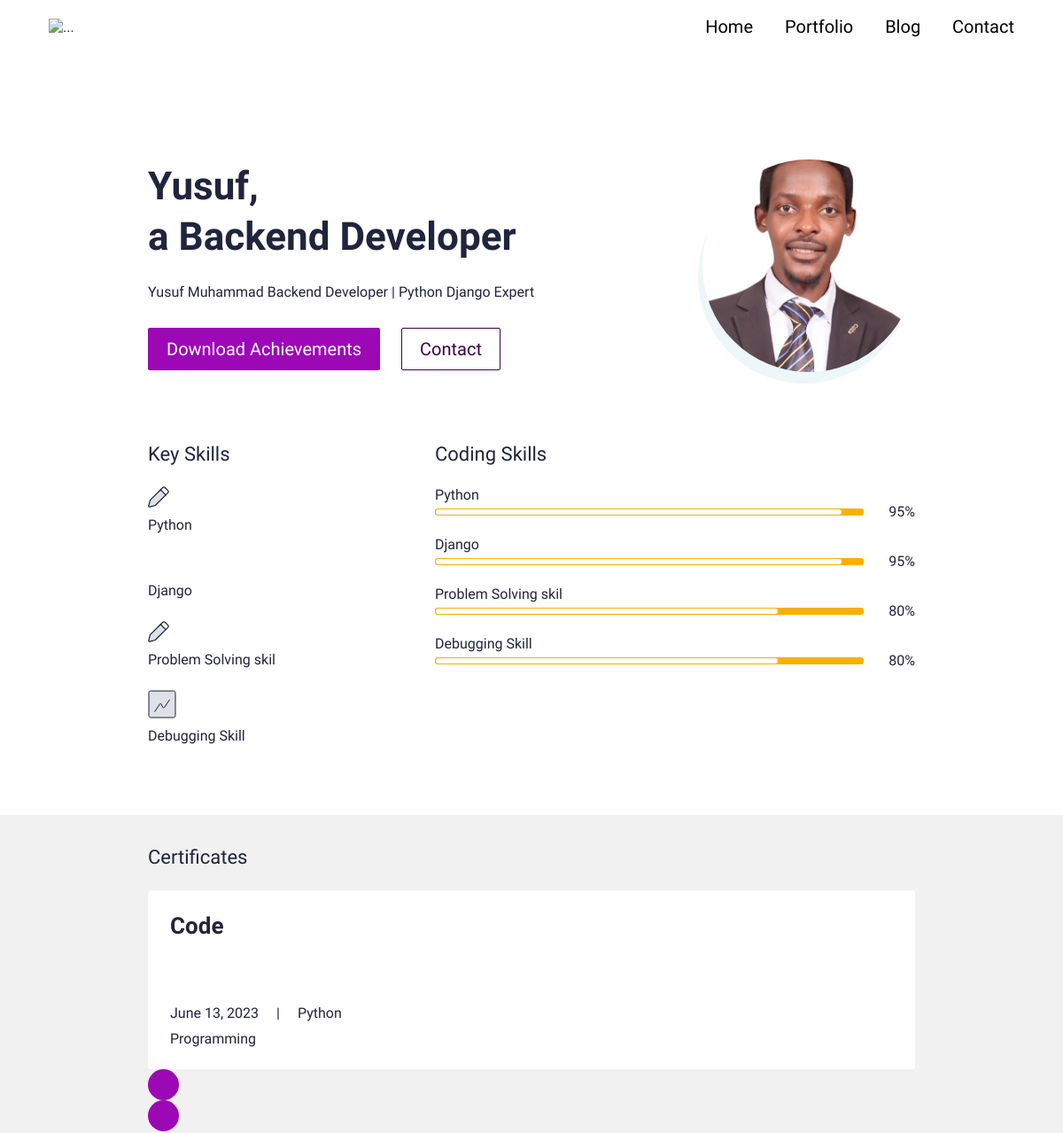
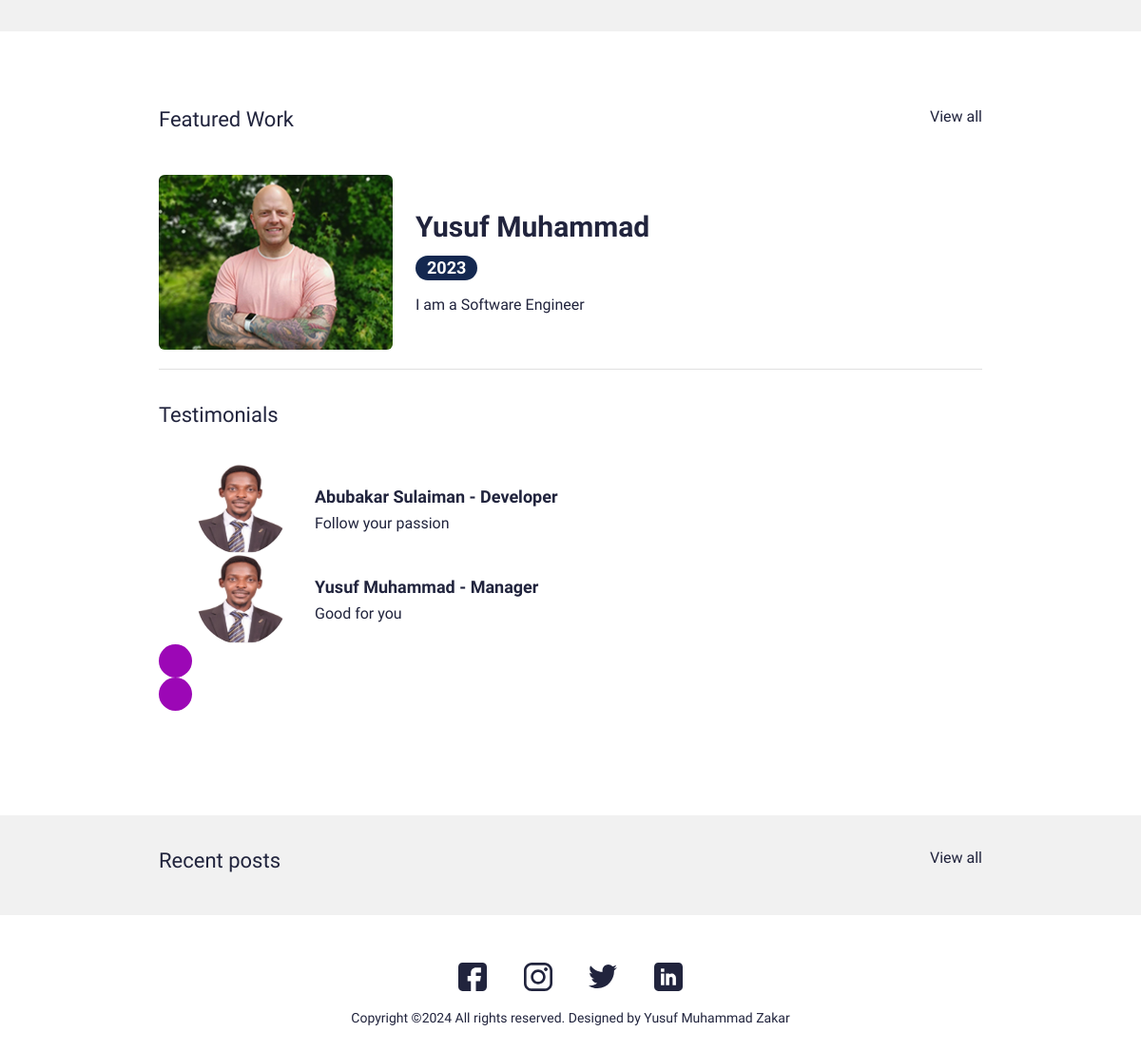
The page / on the database its author committed (2 pictures, top to bottom).
### main/models.py (models this page shows, shortened)
class UserProfile(models.Model):
    class Meta:
        verbose_name_plural = 'User Profiles'
        verbose_name = 'User Profile'
    user = models.OneToOneField(User, on_delete=models.CASCADE)
    avatar = models.ImageField(blank=True, null=True, upload_to="avatar")
    title = models.CharField(max_length=200, blank=True, null=True)
    bio = models.TextField(blank=True, null=True)
    skills = models.ManyToManyField(Skill, blank=True)
    cv = models.FileField(blank=True, null=True, upload_to="cv")

class Skill(models.Model):
    class Meta:
        verbose_name_plural = 'Skills'
        verbose_name = 'Skill'
    name = models.CharField(max_length=20, blank=True, null=True)
    score = models.IntegerField(default=80, blank=True, null=True)
    image = models.FileField(blank=True, null=True, upload_to="skills")
    is_key_skill = models.BooleanField(default=False)

class Certificate(models.Model):
    class Meta:
        verbose_name_plural = 'Certificates'
        verbose_name = 'Certificate'
    date = models.DateTimeField(blank=True, null=True)
    name = models.CharField(max_length=50, blank=True, null=True)
    title = models.CharField(max_length=200, blank=True, null=True)
    description = models.CharField(max_length=500, blank=True, null=True)
    is_active = models.BooleanField(default=True)

class Portfolio(models.Model):
    class Meta:
        verbose_name_plural = 'Portfolio Profiles'
        verbose_name = 'Portfolio'
        ordering = ["name"]
    date = models.DateTimeField(blank=True, null=True)
    name = models.CharField(max_length=200, blank=True, null=True)
    description = models.CharField(max_length=500, blank=True, null=True)
    body = RichTextField(blank=True, null=True)
    image = models.ImageField(blank=True, null=True, upload_to="portfolio")
    slug = models.SlugField(null=True, blank=True)
    is_active = models.BooleanField(default=True)

class Testimonial(models.Model):
    class Meta:
        verbose_name_plural = 'Testimonials'
        verbose_name = 'Testimonial'
        ordering = ["name"]
    thumbnail = models.ImageField(blank=True, null=True, upload_to="testimonials")
    name = models.CharField(max_length=200, blank=True, null=True)
    role = models.CharField(max_length=200, blank=True, null=True)
    quote = models.CharField(max_length=500, blank=True, null=True)
    is_active = models.BooleanField(default=True)

### main/views.py (the view)
# urls.py: path('', views.IndexView.as_view(), name="home"),
class IndexView(generic.TemplateView):
	template_name = "main/index.html"
	def get_context_data(self, **kwargs):
		context = super().get_context_data(**kwargs)
		testimonials = Testimonial.objects.filter(is_active=True)
		certificates = Certificate.objects.filter(is_active=True)
		blogs = Blog.objects.filter(is_active=True)
		portfolio = Portfolio.objects.filter(is_active=True)
		context["testimonials"] = testimonials
		context["certificates"] = certificates
		context["blogs"] = blogs
		context["portfolio"] = portfolio
		return context

### resume/context_processors.py (called while the page is built)
def project_context(request):
    context = {
        'me': User.objects.first(),
    }
    return context

### main/templates/main/index.html (shortened to what this page needs)
{% extends 'main/base.html' %}
{% load static %}
{% block content %}
<section>
  <div class="bannerSection">
    <div class="container">
      <div class="row g-4 g-md-3  align-items-center">
        <div class="col-md-auto order-md-last">
          <div class="bannerUserImg">
            <img src="{{me.userprofile.avatar.url}}" alt="{{me.first_name|title}} {{me.last_name|title}} avatar">
          </div>
        </div>
        <div class="col-md">
          <div class="bannerContent">
            <h1 class="xlTitle pb-3">{{me.first_name|title}}, <br> a {{me.userprofile.title}} </br></h1>
            <p>{{me.userprofile.bio}}</p>
            <div class="bannerBtnCol">
              <div class="row">
                <div class="col-auto">
                  <a download href="{{me.userprofile.cv.url}}" class="btn btnPrimary">Download Achievements</a>
                </div>
                <div class="col-auto">
                  <a href="{% url 'main:contact' %}" class="btn btnOutline">Contact</a>
                </div>
              </div>
            </div>
          </div>
        </div>
      </div>
    </div>
  </div>
</section>
<section>
  <div class="sectionSpace pt-0">
    <div class="container">
      <div class="row">
        <div class="col-md-auto">
          <div class="keySkillCol">
            <h4 class="smTitle pb-3">Key Skills</h4>
            {% for sk in me.userprofile.skills.all %}
            {% if sk.is_key_skill %}
            <div class="keySkillCard">
              {% if sk.image %}
              <div class="ksIconCol">
                <img src="{{sk.image.url}}" alt="...">
              </div>
              {% endif %}
              <span class="ksText">{{sk.name}}</span>
            </div>
            {% endif %}
            {% endfor %}
          </div>
        </div>
        <div class="col-md">
          <h4 class="smTitle pb-3">Coding Skills</h4>
          <div class="progressCol">
            <div class="progressCard">
              {% for sk in me.userprofile.skills.all %}
              {% if sk.is_key_skill %}
              <div class="progressCol">
                <span class="progressLbl">{{sk.name}}</span>
                <div class="row g-2 align-items-center">
                  <div class="col">
                    <div class="progress progressStyle">
                      <div class="progress-bar" role="progressbar" style="width: {{sk.score}}%" aria-valuenow="{{sk.score}}" aria-valuemin="0" aria-valuemax="100"></div>
                    </div>
                  </div>
                  <div class="col-auto">
                    <span class="pLbl">{{sk.score}}%</span>
                  </div>
                </div>
              </div>
              {% endif %}
              {% endfor %}
            </div>
          </div>
        </div>
      </div>
    </div>
  </div>
</section>
<section>
  <div class="sectionSpaceSm lightBg">
    <div class="container">
      <div class="row pb-3">
        <div class="col">
          <h4 class="smText regular">Certificates</h4>
        </div>
      </div>
      <div class="sliderOuter">
        <div class="swiper certificatesSlider">
          <div class="swiper-wrapper">
            {% for c in certificates %}
            {% if c.is_active %}
            <div class="swiper-slide">
              <div class="cardStyle1">
                <h4 class="mdTitle cs1Title">
                  <a href="javascript:void(0)">{{c.title}}</a>
                </h4>
                <ul class="cardOptionCol">
                  <li>{{c.date.date}}</li>
                  <li>{{c.name|title}}</li>
                </ul>
                <p>{{c.description}}</p>
              </div>
            </div>
            {% endif %}
            {% endfor %}
          </div>
        </div>
        <div class="cert-swiper-button-next swiper-button-next swiperBtnStyle"></div>
        <div class="cert-swiper-button-prev swiper-button-prev swiperBtnStyle"></div>
      </div>
    </div>
  </div>
</section>
<section>
  <div class="sectionSpace">
    <div class="container">
      <div class="portfolioCol">
        <div class="row pb-3">
          <div class="col">
            <h4 class="smText regular">Featured Work</h4>
          </div>
          <div class="col-auto">
            <a href="{% url 'main:portfolios' %}" class="simpleLink">View all</a>
          </div>
        </div>
        {% for p in portfolio %}
        {% if p.is_active %}
        <div class="portfolioCard">
          <div class="row g-4 align-items-center">
            <div class="col-md-auto">
              <div class="portfolioImgCol">
                <a href="{% url 'main:portfolio' slug=p.slug %}"><img src="{{p.image.url}}" alt="..."></a>
              </div>
            </div>
            <div class="col-md">
              <div class="portfolioContentCol">
                <h4 class="lgTitle"><a href="{% url 'main:portfolio' slug=p.slug %}">{{p.name}}</a></h4>
                <ul class="portfolioOption">
                  <li><span class="dateLbl">{{p.date.year}}</span></li>
                </ul>
                <p>{{p.description}}</p>
              </div>
            </div>
          </div>
        </div>
        {% endif %}
        {% endfor %}
      </div>
      <div class="testimonialCol">
        <h4 class="smText regular d-block">Testimonials</h4>
        <div class="testimonialSlider">
          <div class="swiper testimonialSwiper">
            <div class="swiper-wrapper">
              {% for t in testimonials %}
              {% if t.is_active %}
              <div class="swiper-slide">
                <div class="testimonialCard">
                  <div class="row align-items-center">
                    <div class="col-sm-auto">
                      <div class="tImgCol">
                        <img src="{{t.thumbnail.url}}" alt="...">
                      </div>
                    </div>
                    <div class="col-sm">
                      <div class="tContentCol">
                        <h4 class="xsTitle bold">{{t.name}} - {{t.role}}</h4>
                        <p>{{t.quote}}</p>
                      </div>
                    </div>
                  </div>
                </div>
              </div>
              {% endif %}
              {% endfor %}
            </div>
            <div class="test-swiper-button-next swiper-button-next swiperBtnStyle"></div>
            <div class="test-swiper-button-prev swiper-button-prev swiperBtnStyle"></div>
          </div>
        </div>
      </div>
    </div>
  </div>
</section>
<section>
  <div class="sectionSpaceSm lightBg">
    <div class="container">
      <div class="row pb-3">
        <div class="col">
          <h4 class="smText regular">Recent posts</h4>
        </div>
        <div class="col-auto">
          <a href="{% url 'main:blogs' %}" class="simpleLink">View all</a>
        </div>
      </div>
    </div>
  </div>
</section>
{% endblock %}

### main/templates/main/base.html (shortened to what this page needs)
{% load static %}
<!doctype html>
<html lang="en">
  <head>
    <link href="{% static 'css/bootstrap.min.css' %}" rel="stylesheet">
    <link rel="stylesheet" href="https://unpkg.com/swiper@7.0.5/swiper-bundle.min.css">
    <link href="{% static 'css/style.css' %}" rel="stylesheet">
  </head>
  <body>
    {% include 'main/partials/nav.html' %}
    {% block content %}
    {% endblock %}
    {% include 'main/partials/footer.html' %}
  </body>
</html>

### main/templates/main/partials/nav.html (shortened to what this page needs)
{% load static %}
<header>
    <div class="headerCol">
    <div class="container-fluid">
        <div class="row align-items-center">
        <div class="col-auto">
            <div class="logoCol"><a href="{% url 'main:home' %}"><img src="{% static 'images/logo.png' %}" alt="..."></a></div>
        </div>
        <div class="col">
            <div class="navCollapseCol">
            <div class="navCol">
                <ul>
                <li><a href="{%url 'main:home'%}">Home</a></li>
                <li><a href="{%url 'main:portfolios' %}">Portfolio</a></li>
                <li><a href="{% url 'main:blogs' %}">Blog</a></li>
                <li><a href="{%url 'main:contact'%}">Contact</a></li>
                </ul>
            </div>
            </div>
        </div>
        </div>
    </div>
    </div>
</header>

### main/templates/main/partials/footer.html
{% load static %}
<footer>
    <div class="footerCol">
    <div class="container">
        <ul class="socialCol">
        <li><a href="javascript:void(0)"><img src="{% static 'images/fb.svg' %}" alt="..."></a></li>
        <li><a href="javascript:void(0)"><img src="{% static 'images/insta.svg' %}" alt="..."></a></li>
        <li><a href="javascript:void(0)"><img src="{% static 'images/twitter.svg' %}" alt="..."></a></li>
        <li><a href="javascript:void(0)"><img src="{% static 'images/linkedin.svg' %}" alt="..."></a></li>
        </ul>
        <div class="copyrightCol">
        <p>Copyright ©{% now 'Y' %} All rights reserved. Designed by <a href="https://yusuf/" target="_blank">Yusuf Muhammad Zakar</a></p>
        </div>
    </div>
    </div>
</footer>

### rows shown on the page
Skill: image (picture), name "Python", score "95"
Skill: image (picture), name "Django", score "95"
Skill: image (picture), name "Problem Solving skil", score "80"
Skill: image (picture), name "Debugging Skill", score "80"
Certificate: title "Code", date "June 13, 2023", name "Python", description "Programming"
Portfolio: image (picture), name "Yusuf Muhammad", date.year "2023", description "I am a Software Engineer"
Testimonial: thumbnail (picture), name "Abubakar Sulaiman", role "Developer", quote "Follow your passion"
Testimonial: thumbnail (picture), name "Yusuf Muhammad", role "Manager", quote "Good for you"

### other values the page prints
{{ me.first_name|title }} "Yusuf"
{{ me.userprofile.title }} "Backend Developer"
{{ me.userprofile.bio }} "Yusuf Muhammad Backend Developer | Python Django Expert"
